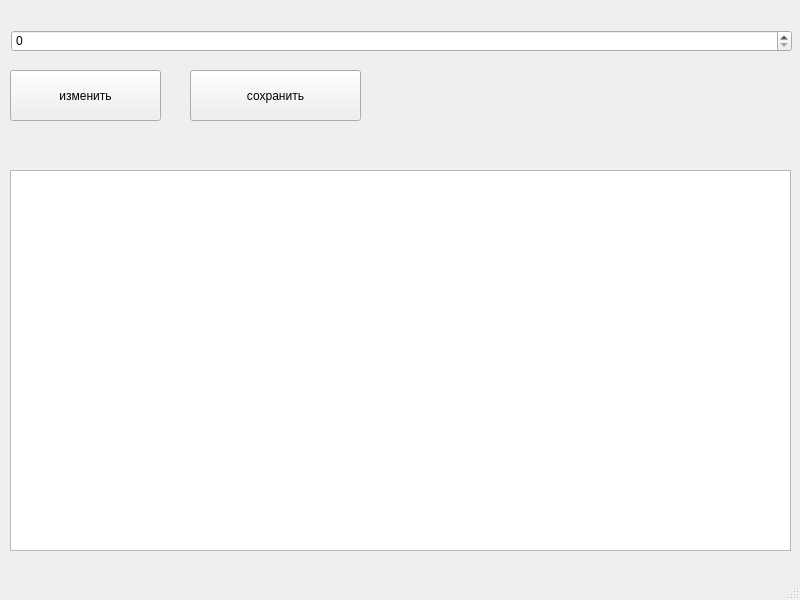
<?xml version="1.0" encoding="UTF-8"?>
<ui version="4.0">
 <class>MainWindow</class>
 <widget class="QMainWindow" name="MainWindow">
  <property name="geometry">
   <rect>
    <x>0</x>
    <y>0</y>
    <width>800</width>
    <height>600</height>
   </rect>
  </property>
  <property name="windowTitle">
   <string>MainWindow</string>
  </property>
  <widget class="QWidget" name="centralwidget">
   <widget class="QSpinBox" name="spinBox">
    <property name="geometry">
     <rect>
      <x>11</x>
      <y>30</y>
      <width>781</width>
      <height>22</height>
     </rect>
    </property>
   </widget>
   <widget class="QTableWidget" name="tableWidget">
    <property name="geometry">
     <rect>
      <x>10</x>
      <y>170</y>
      <width>781</width>
      <height>381</height>
     </rect>
    </property>
   </widget>
   <widget class="QPushButton" name="pushButton">
    <property name="geometry">
     <rect>
      <x>10</x>
      <y>70</y>
      <width>151</width>
      <height>51</height>
     </rect>
    </property>
    <property name="text">
     <string>изменить</string>
    </property>
   </widget>
   <widget class="QPushButton" name="pushButton_2">
    <property name="geometry">
     <rect>
      <x>190</x>
      <y>70</y>
      <width>171</width>
      <height>51</height>
     </rect>
    </property>
    <property name="text">
     <string>сохранить</string>
    </property>
   </widget>
  </widget>
  <widget class="QMenuBar" name="menubar">
   <property name="geometry">
    <rect>
     <x>0</x>
     <y>0</y>
     <width>800</width>
     <height>21</height>
    </rect>
   </property>
  </widget>
  <widget class="QStatusBar" name="statusbar"/>
 </widget>
 <resources/>
 <connections/>
</ui>
